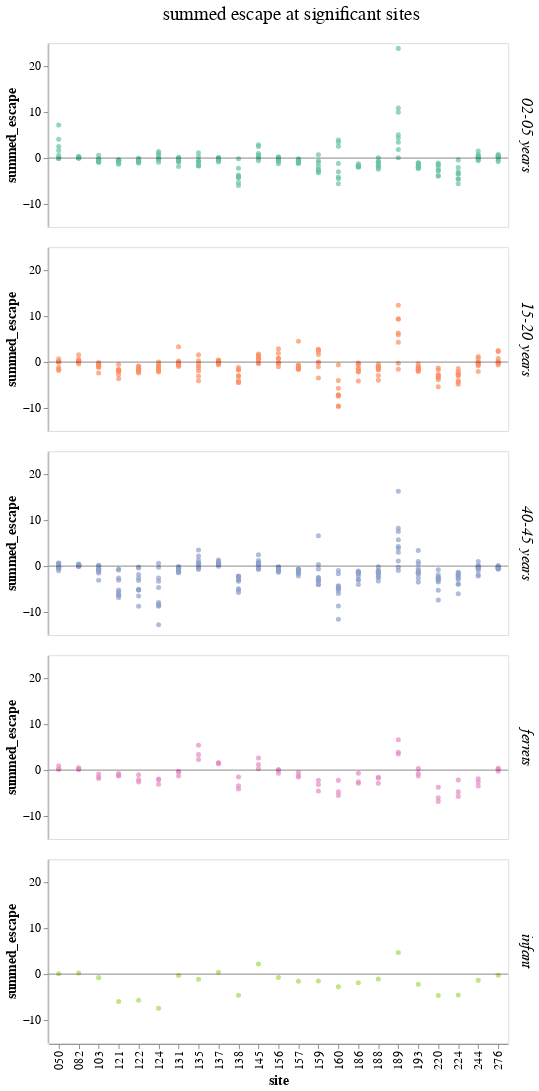

The cell this chart's notebook holds for it:
### Markdown cell above
## Set up different chart options

### Code cell
# filtered sites, scatterplot
summed_escape_scatterplot = (
    alt.Chart()
    .encode(
        x=alt.X("site", 
                title="site",
               ),
        y=alt.Y(
            "escape_mean",
            title="summed_escape",
        ),
        color=alt.Color('age_group:N', 
                        legend=None
                       ).scale(scheme='set2'),
        detail='serum',
        tooltip=['serum', 'site', 'escape_mean']
    )
    .mark_circle(size=30, opacity=0.7)
    .properties(width=500, height=200)
)

x_axis = alt.Chart(pd.DataFrame({'y': [0]})).mark_rule(opacity=0.5).encode(y='y')

faceted_scatter_filtered = alt.layer(
    summed_escape_scatterplot, x_axis, data=escape_df_filtered
).facet(
    facet=alt.Facet(
        'age_group:N',
        title='summed escape at significant sites',
        header=alt.Header(
            titleFontSize=21,
            titleFontWeight='normal',
            titlePadding=20,
            labelFontSize=17,
            labelOrient='right',
            # labelAngle=0,
            labelFontStyle='italic'
        )
    ),
    columns=1
).configure_axis(
    grid=False,
    labelFontSize=13,
    titleFontSize=15
)

# faceted_scatter_filtered.save('scratch_notebooks/figure_drafts/sitewise_escape_plots/230714_summed_escape_scatterplot.html')

faceted_scatter_filtered

### Figure 1 — Vega-Lite specification as saved in the notebook (floating-point values rounded to 4 significant figures; data arrays with more than 128 entries replaced by an {"elided": "..."} marker saying what was removed)
{"config": {"view": {"continuousWidth": 300, "continuousHeight": 300}, "axis": {"grid": false, "labelFontSize": 13, "titleFontSize": 15}}, "data": {"name": "data-7c4c811156e639de9833666fa1a940f1"}, "facet": {"field": "age_group", "header": {"labelFontSize": 17, "labelFontStyle": "italic", "labelOrient": "right", "titleFontSize": 21, "titleFontWeight": "normal", "titlePadding": 20}, "title": "summed escape at significant sites", "type": "nominal"}, "spec": {"layer": [{"mark": {"type": "circle", "opacity": 0.7, "size": 30}, "encoding": {"color": {"field": "age_group", "legend": null, "scale": {"scheme": "set2"}, "type": "nominal"}, "detail": {"field": "serum", "type": "nominal"}, "tooltip": [{"field": "serum", "type": "nominal"}, {"field": "site", "type": "nominal"}, {"field": "escape_mean", "type": "quantitative"}], "x": {"field": "site", "title": "site", "type": "nominal"}, "y": {"field": "escape_mean", "title": "summed_escape", "type": "quantitative"}}}, {"data": {"name": "data-06fd9f850666401b4599de5588b60692"}, "mark": {"type": "rule", "opacity": 0.5}, "encoding": {"y": {"field": "y", "type": "quantitative"}}}], "height": 200, "width": 500}, "columns": 1, "$schema": "https://vega.github.io/schema/vega-lite/v5.8.0.json", "datasets": {"data-7c4c811156e639de9833666fa1a940f1": {"elided": "690 records"}, "data-06fd9f850666401b4599de5588b60692": [{"y": 0}]}}
